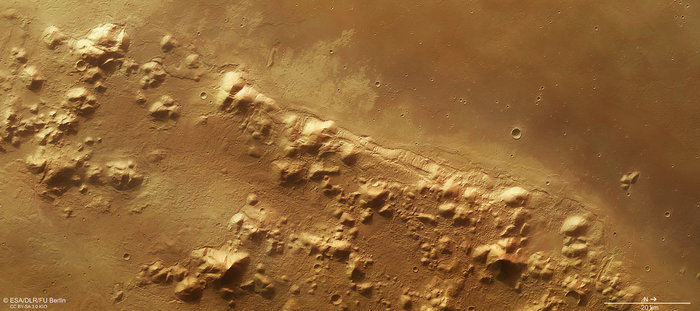
#> input picture unnamed.jpg, 700 x 311 px
$ python main2.py
#> lines starting #> are read from the running program, lines starting #| are printed output that depends on the picture
### Frontend.py
import numpy as np
import matplotlib.pyplot as plt
import time
import matplotlib.animation as animation
from itertools import combinations
import cv2
from threading import Thread

from NodeStuff import SensorNodeCluster

class HazardMap:
    def __init__(self,RADES,size=(100,100)):
#> called with size = (100, 100)
        self.__data = np.array([[0,]*size[0] for i in range(size[1])])
        self.size = size
        self.plt = plt
        self.__RADES = RADES
        self.fig, self.ax = self.plt.subplots(1, 1)

        self.map = cv2.imread("unnamed.jpg")
#> self.map is the input picture: shape (311, 700, 3); mean B, G, R 54.3, 104.1, 147.2
        self.map =  (cv2.cvtColor(cv2.resize(self.map, (size[0], size[1])), cv2.COLOR_BGR2RGB))
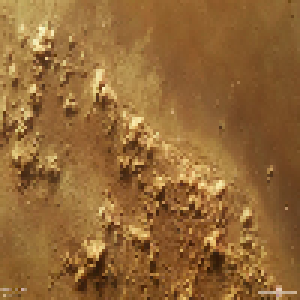
#> self.map: shape (100, 100, 3) (shown 3 times larger); mean R, G, B 147.2, 104.1, 54.3
        self.plt.imshow(self.map)
        self.ani = animation.FuncAnimation(self.fig, self.plot, interval=1)
        self.plt.show()

    def reset(self):
        self.__data = np.array([[0,]*self.size[0] for i in range(self.size[1])]) # Reset Internal Data Matrix

    def euclidean_distance(self,point1, point2):
        return (abs(point1[0]-point2[0])**2+abs(point1[1]-point2[1])**2)**.5 # The Distance Formula

    # [13 lines left out: functions plot, get_neighbors, not called in this run]

    def pull_sensors_data(self):
        for node in self.__RADES:
            self.update_rads(node)

    # [7 lines left out: function update_rads, not called in this run]

class MultiLineSensorPlot:
    # [22 lines left out: functions __init__, plot, not called in this run]


### NodeStuff.py
from threading import Thread
import time
import socket
import random

class SensorNodeCluster:
    def __init__(self,RADES):
        self.__RADES = RADES

class SensorNodeHandler(Thread):
    def __init__(self, UDP_IP = "192.168.43.14", UDP_PORT = 5000, latitude = 0, longitude = 0, debug = False):
        Thread.__init__(self)
        self.daemon = True
        self.ip = UDP_IP
        self.port = UDP_PORT
        self.latitude = latitude
        self.longitude = longitude
        self.debug = debug
        self.data = {"rads":0}
        if self.debug == False:
            self.sock = socket.socket(socket.AF_INET, socket.SOCK_DGRAM)
            self.sock.bind((UDP_IP, UDP_PORT))
        self.start()
    # [10 lines left out: function get_sensors, not called in this run]
    def test_sensors(self):
        while True:
            time.sleep(.75)
            self.data['rads'] = random.randint(0,20)
    def run(self):
        if self.debug == True:
            return self.test_sensors()
        elif self.debug == False:
            return self.get_sensors()

# [3 lines that do not run on import are left out]


### main2.py
from NodeStuff import SensorNodeHandler
from Frontend import HazardMap, MultiLineSensorPlot
import matplotlib.pyplot as plt
import time
nodes = [SensorNodeHandler(UDP_PORT=5000,latitude=25,longitude=75,debug=True),
SensorNodeHandler(UDP_PORT = 5001,latitude=25,longitude=25,debug=True),
SensorNodeHandler(UDP_PORT = 5002,latitude=50,longitude=75,debug=True)]
ax = fig=plt.figure()
HazardMap(RADES=nodes)
#MultiLineSensorPlot(RADES=nodes)
